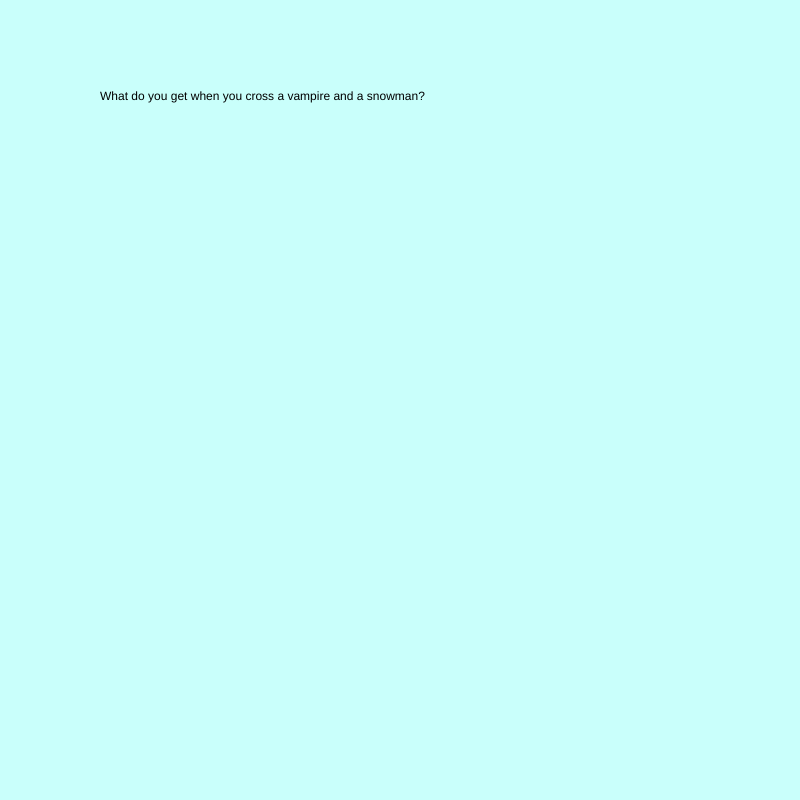
Frame 1 (no input)
Frame 60 (no input): identical to frame 1, image omitted
Frame 120 (the mouse pressed at the canvas centre since frame 60): identical to frame 1, image omitted

The p5.js sketch that drew this single still picture (run headless with seeded random() and noise() and a simulated clock; from frame 60 on, the mouse is pressed at the canvas centre):

// p5.js sketch
// ── sketch.js
var myState = 0;
function preload (){

}

function setup() {
  createCanvas (800,800);

}

function draw() {
background ('#C9FFFB') ;
switch (myState) {
  case 0:
  text ("What do you get when you cross a vampire and a snowman?", 100,100) ;
    break;

  case 1:
  text ("Frost bite!",100,100) ;
    break;

}


}

function mouseReleased(){
myState= myState+1;
if (myState > 1){
  myState=0;
}
}
